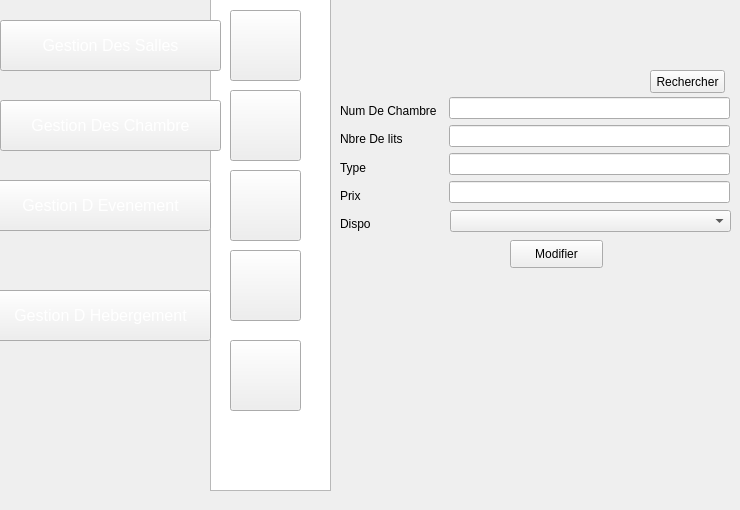
    <widget class="QWidget" name="page_4">
     <widget class="QPushButton" name="pushButton_33">
      <property name="geometry">
       <rect>
        <x>650</x>
        <y>70</y>
        <width>75</width>
        <height>23</height>
       </rect>
      </property>
      <property name="styleSheet">
       <string notr="true">background-image: url(:/new/prefix1/img/backback.png);</string>
      </property>
      <property name="text">
       <string>Rechercher</string>
      </property>
     </widget>
     <widget class="QLineEdit" name="NOMBRE_DE_LITS_2">
      <property name="geometry">
       <rect>
        <x>449</x>
        <y>125</y>
        <width>281</width>
        <height>22</height>
       </rect>
      </property>
      <property name="styleSheet">
       <string notr="true">background-image: url(:/img/back.png);</string>
      </property>
     </widget>
     <widget class="QLineEdit" name="TYPE_2">
      <property name="geometry">
       <rect>
        <x>449</x>
        <y>153</y>
        <width>281</width>
        <height>22</height>
       </rect>
      </property>
      <property name="styleSheet">
       <string notr="true">background-image: url(:/img/back.png);</string>
      </property>
     </widget>
     <widget class="QLineEdit" name="NUM_CHAMBRE_2">
      <property name="geometry">
       <rect>
        <x>449</x>
        <y>97</y>
        <width>281</width>
        <height>22</height>
       </rect>
      </property>
      <property name="styleSheet">
       <string notr="true">background-image: url(:/img/back.png);</string>
      </property>
     </widget>
     <widget class="QLineEdit" name="PRIX_2">
      <property name="geometry">
       <rect>
        <x>449</x>
        <y>181</y>
        <width>281</width>
        <height>22</height>
       </rect>
      </property>
      <property name="styleSheet">
       <string notr="true">background-image: url(:/img/back.png);</string>
      </property>
     </widget>
     <widget class="QListView" name="listView_3">
      <property name="geometry">
       <rect>
        <x>210</x>
        <y>-10</y>
        <width>121</width>
        <height>501</height>
       </rect>
      </property>
      <property name="styleSheet">
       <string notr="true">

background-image: url(:/img/selected.png);</string>
      </property>
     </widget>
     <widget class="QPushButton" name="pushButton_23">
      <property name="geometry">
       <rect>
        <x>230</x>
        <y>340</y>
        <width>71</width>
        <height>71</height>
       </rect>
      </property>
      <property name="styleSheet">
       <string notr="true">image: url(:/img/8774.png);</string>
      </property>
      <property name="text">
       <string/>
      </property>
     </widget>
     <widget class="QPushButton" name="pushButton_24">
      <property name="geometry">
       <rect>
        <x>230</x>
        <y>250</y>
        <width>71</width>
        <height>71</height>
       </rect>
      </property>
      <property name="styleSheet">
       <string notr="true">image: url(:/img/icon-afficher2.png);</string>
      </property>
      <property name="text">
       <string/>
      </property>
     </widget>
     <widget class="QPushButton" name="pushButton_25">
      <property name="geometry">
       <rect>
        <x>230</x>
        <y>170</y>
        <width>71</width>
        <height>71</height>
       </rect>
      </property>
      <property name="styleSheet">
       <string notr="true">image: url(:/img/icon-supp2 (1).png);</string>
      </property>
      <property name="text">
       <string/>
      </property>
     </widget>
     <widget class="QPushButton" name="pushButton_26">
      <property name="geometry">
       <rect>
        <x>230</x>
        <y>90</y>
        <width>71</width>
        <height>71</height>
       </rect>
      </property>
      <property name="styleSheet">
       <string notr="true">image: url(:/img/icon-modif2 (1).png);</string>
      </property>
      <property name="text">
       <string/>
      </property>
     </widget>
     <widget class="QPushButton" name="pushButton_27">
      <property name="geometry">
       <rect>
        <x>230</x>
        <y>10</y>
        <width>71</width>
        <height>71</height>
       </rect>
      </property>
      <property name="styleSheet">
       <string notr="true">

image: url(:/img/icon-ajout2.png);</string>
      </property>
      <property name="text">
       <string/>
      </property>
     </widget>
     <widget class="QPushButton" name="pushButton_28">
      <property name="geometry">
       <rect>
        <x>0</x>
        <y>100</y>
        <width>221</width>
        <height>51</height>
       </rect>
      </property>
      <property name="font">
       <font>
        <pointsize>12</pointsize>
       </font>
      </property>
      <property name="styleSheet">
       <string notr="true">color: rgb(255, 255, 255);
background-image: url(:/img/selected2.png);</string>
      </property>
      <property name="text">
       <string>Gestion Des Chambre</string>
      </property>
     </widget>
     <widget class="QPushButton" name="pushButton_29">
      <property name="geometry">
       <rect>
        <x>-10</x>
        <y>180</y>
        <width>221</width>
        <height>51</height>
       </rect>
      </property>
      <property name="font">
       <font>
        <pointsize>12</pointsize>
       </font>
      </property>
      <property name="styleSheet">
       <string notr="true">color: rgb(255, 255, 255);</string>
      </property>
      <property name="text">
       <string>Gestion D Evenement</string>
      </property>
     </widget>
     <widget class="QPushButton" name="pushButton_30">
      <property name="geometry">
       <rect>
        <x>-10</x>
        <y>290</y>
        <width>221</width>
        <height>51</height>
       </rect>
      </property>
      <property name="font">
       <font>
        <pointsize>12</pointsize>
       </font>
      </property>
      <property name="styleSheet">
       <string notr="true">color: rgb(255, 255, 255);</string>
      </property>
      <property name="text">
       <string>Gestion D Hebergement</string>
      </property>
     </widget>
     <widget class="QLabel" name="label_12">
      <property name="geometry">
       <rect>
        <x>340</x>
        <y>160</y>
        <width>32</width>
        <height>16</height>
       </rect>
      </property>
      <property name="styleSheet">
       <string notr="true">background-image: url(:/img/backback.png);
</string>
      </property>
      <property name="text">
       <string>Type</string>
      </property>
     </widget>
     <widget class="QLabel" name="label_10">
      <property name="geometry">
       <rect>
        <x>340</x>
        <y>131</y>
        <width>68</width>
        <height>16</height>
       </rect>
      </property>
      <property name="styleSheet">
       <string notr="true">background-image: url(:/img/backback.png);</string>
      </property>
      <property name="text">
       <string>Nbre De lits</string>
      </property>
     </widget>
     <widget class="QLabel" name="label_8">
      <property name="geometry">
       <rect>
        <x>340</x>
        <y>188</y>
        <width>44</width>
        <height>16</height>
       </rect>
      </property>
      <property name="styleSheet">
       <string notr="true">background-image: url(:/img/backback.png);</string>
      </property>
      <property name="text">
       <string>Prix</string>
      </property>
     </widget>
     <widget class="QLabel" name="label_4">
      <property name="geometry">
       <rect>
        <x>340</x>
        <y>103</y>
        <width>101</width>
        <height>16</height>
       </rect>
      </property>
      <property name="styleSheet">
       <string notr="true">background-image: url(:/img/backback.png);</string>
      </property>
      <property name="text">
       <string>Num De Chambre</string>
      </property>
     </widget>
     <widget class="QLabel" name="label_5">
      <property name="geometry">
       <rect>
        <x>340</x>
        <y>216</y>
        <width>81</width>
        <height>16</height>
       </rect>
      </property>
      <property name="styleSheet">
       <string notr="true">background-image: url(:/img/backback.png);</string>
      </property>
      <property name="text">
       <string>Dispo</string>
      </property>
     </widget>
     <widget class="QPushButton" name="pb_ajouter_4">
      <property name="geometry">
       <rect>
        <x>510</x>
        <y>240</y>
        <width>93</width>
        <height>28</height>
       </rect>
      </property>
      <property name="styleSheet">
       <string notr="true">;
background-image: url(:/img/back.png);</string>
      </property>
      <property name="text">
       <string>Modifier</string>
      </property>
     </widget>
     <widget class="QComboBox" name="comboBox_2">
      <property name="geometry">
       <rect>
        <x>450</x>
        <y>210</y>
        <width>281</width>
        <height>22</height>
       </rect>
      </property>
     </widget>
     <widget class="QPushButton" name="pushButton_443">
      <property name="geometry">
       <rect>
        <x>0</x>
        <y>20</y>
        <width>221</width>
        <height>51</height>
       </rect>
      </property>
      <property name="font">
       <font>
        <pointsize>12</pointsize>
       </font>
      </property>
      <property name="styleSheet">
       <string notr="true">color: rgb(255, 255, 255);
</string>
      </property>
      <property name="text">
       <string>Gestion Des Salles</string>
      </property>
     </widget>
    </widget>
